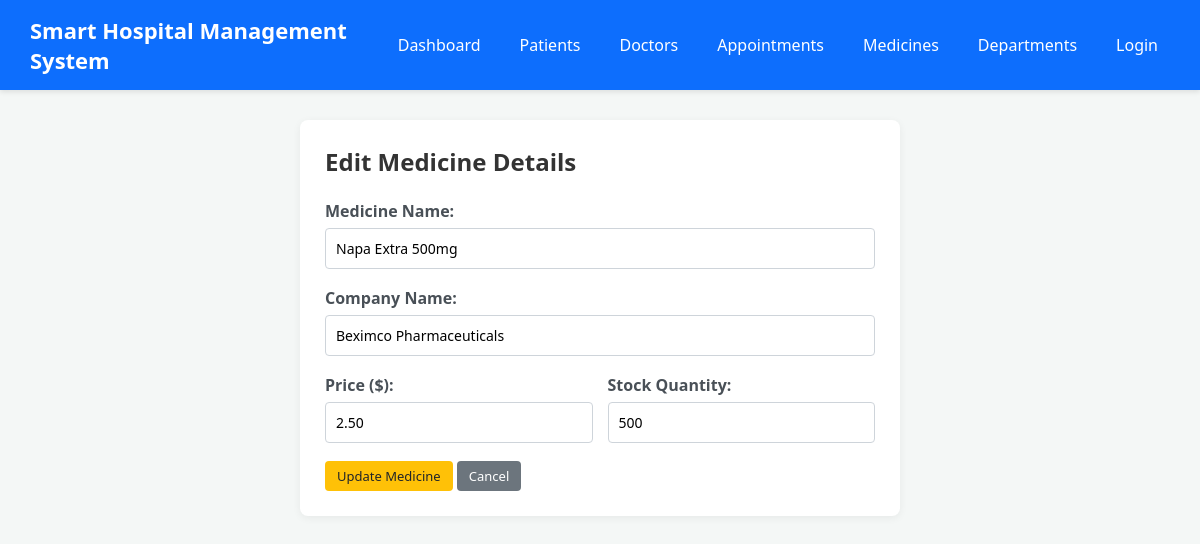
The app's page /medicine/edit.php?id=1 with its own data.
### tables this page shows
CREATE TABLE `medicines` (
  `id` INT AUTO_INCREMENT PRIMARY KEY,
  `name` VARCHAR(100) NOT NULL,
  `company` VARCHAR(100) NOT NULL,
  `price` DECIMAL(10,2) NOT NULL,
  `stock_quantity` INT NOT NULL DEFAULT 0,
  `created_at` TIMESTAMP DEFAULT CURRENT_TIMESTAMP
);

### medicine/edit.php (the view, shortened to what this page needs)
<?php
include "../connection.php";
$id = $_GET['id'];
$sql = "SELECT * FROM medicines WHERE id=$id";
$result = mysqli_query($conn, $sql);
$row = mysqli_fetch_assoc($result);
?>
<!DOCTYPE html>
<html>
<head>
    <link rel="stylesheet" href="../style.css">
</head>
<body>
<?php include "../nav.php"; ?>
<div class="container">
    <div class="card" style="max-width: 600px; margin: 20px auto;">
        <h2>Edit Medicine Details</h2>
        <br>
        <form action="update.php" method="POST">
            <div class="form-group">
                <label>Medicine Name:</label>
                <input type="text" name="name" class="form-control" value="<?php echo $row['name']; ?>" required>
            </div>
            <div class="form-group">
                <label>Company Name:</label>
                <input type="text" name="company" class="form-control" value="<?php echo $row['company']; ?>" required>
            </div>
            <div class="form-row">
                <div class="form-group">
                    <label>Price ($):</label>
                    <input type="text" name="price" class="form-control" value="<?php echo $row['price']; ?>" required>
                </div>
                <div class="form-group">
                    <label>Stock Quantity:</label>
                    <input type="number" name="stock_quantity" class="form-control" value="<?php echo $row['stock_quantity']; ?>" required>
                </div>
            </div>
            <button type="submit" class="btn btn-warning">Update Medicine</button>
            <a href="index.php" class="btn btn-secondary">Cancel</a>
        </form>
    </div>
</div>
</body>
</html>

### style.css (style rules this page uses)
* { margin: 0; padding: 0; box-sizing: border-box; font-family: 'Segoe UI', Tahoma, Geneva, Verdana, sans-serif; }
body { background-color: #f4f7f6; color: #333; padding-bottom: 40px; }
.container { max-width: 1150px; margin: 30px auto; padding: 0 20px; }
.card { background-color: white; border-radius: 8px; padding: 25px; box-shadow: 0 2px 8px rgba(0,0,0,0.06); margin-bottom: 25px; }
.btn { display: inline-block; padding: 6px 12px; border-radius: 4px; text-decoration: none; font-weight: 500; font-size: 13px; cursor: pointer; border: none; white-space: nowrap; }
.btn-warning { background-color: #ffc107; color: #212529; }
.btn-secondary { background-color: #6c757d; color: white; }
.form-group { margin-bottom: 18px; }
.form-group label { display: block; margin-bottom: 6px; font-weight: 600; color: #495057; }
.form-control { width: 100%; padding: 10px; border: 1px solid #ced4da; border-radius: 4px; font-size: 14px; }
.form-row { display: flex; gap: 15px; }
.form-row .form-group { flex: 1; }

### records on screen
medicines: name "Napa Extra 500mg", company "Beximco Pharmaceuticals", price "2.50", stock_quantity "500"
